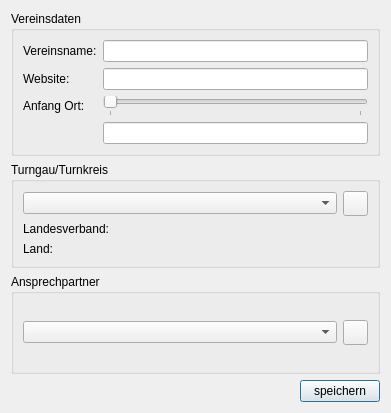
<?xml version="1.0" encoding="UTF-8"?>
<ui version="4.0">
 <class>ClubDialog</class>
 <widget class="QDialog" name="ClubDialog">
  <property name="geometry">
   <rect>
    <x>0</x>
    <y>0</y>
    <width>391</width>
    <height>413</height>
   </rect>
  </property>
  <property name="sizePolicy">
   <sizepolicy hsizetype="Fixed" vsizetype="Fixed">
    <horstretch>0</horstretch>
    <verstretch>0</verstretch>
   </sizepolicy>
  </property>
  <property name="windowTitle">
   <string>TurnFix - Vereinsdaten</string>
  </property>
  <property name="windowIcon">
   <iconset resource="../resources/TurnFix.qrc">
    <normaloff>:/appicons/icon.png</normaloff>:/appicons/icon.png</iconset>
  </property>
  <layout class="QGridLayout" name="gridLayout">
   <item row="0" column="0">
    <widget class="QGroupBox" name="groupBox">
     <property name="sizePolicy">
      <sizepolicy hsizetype="Expanding" vsizetype="Fixed">
       <horstretch>0</horstretch>
       <verstretch>0</verstretch>
      </sizepolicy>
     </property>
     <property name="title">
      <string>Vereinsdaten</string>
     </property>
     <layout class="QGridLayout" name="gridLayout_2">
      <item row="0" column="0">
       <widget class="QLabel" name="nameLabel">
        <property name="text">
         <string>Vereinsname:</string>
        </property>
       </widget>
      </item>
      <item row="1" column="0">
       <widget class="QLabel" name="websiteLabel">
        <property name="text">
         <string>Website:</string>
        </property>
       </widget>
      </item>
      <item row="0" column="1">
       <widget class="QLineEdit" name="txt_name"/>
      </item>
      <item row="1" column="1">
       <widget class="QLineEdit" name="txt_web"/>
      </item>
      <item row="2" column="0">
       <widget class="QLabel" name="cityStartPosLabel">
        <property name="text">
         <string>Anfang Ort:</string>
        </property>
       </widget>
      </item>
      <item row="2" column="1">
       <widget class="QSlider" name="sli_ort">
        <property name="maximum">
         <number>1</number>
        </property>
        <property name="orientation">
         <enum>Qt::Horizontal</enum>
        </property>
        <property name="tickPosition">
         <enum>QSlider::TicksBelow</enum>
        </property>
        <property name="tickInterval">
         <number>1</number>
        </property>
       </widget>
      </item>
      <item row="3" column="1">
       <widget class="QLineEdit" name="txt_pre_ort">
        <property name="readOnly">
         <bool>true</bool>
        </property>
       </widget>
      </item>
     </layout>
    </widget>
   </item>
   <item row="3" column="0">
    <widget class="QPushButton" name="but_save">
     <property name="sizePolicy">
      <sizepolicy hsizetype="Fixed" vsizetype="Fixed">
       <horstretch>0</horstretch>
       <verstretch>0</verstretch>
      </sizepolicy>
     </property>
     <property name="layoutDirection">
      <enum>Qt::RightToLeft</enum>
     </property>
     <property name="text">
      <string>speichern</string>
     </property>
    </widget>
   </item>
   <item row="2" column="0">
    <widget class="QGroupBox" name="groupBox_2">
     <property name="title">
      <string>Ansprechpartner</string>
     </property>
     <layout class="QGridLayout" name="gridLayout_3">
      <item row="0" column="0" colspan="2">
       <widget class="QComboBox" name="cmb_ansprech"/>
      </item>
      <item row="0" column="2">
       <widget class="QPushButton" name="but_addp">
        <property name="sizePolicy">
         <sizepolicy hsizetype="Fixed" vsizetype="Fixed">
          <horstretch>0</horstretch>
          <verstretch>0</verstretch>
         </sizepolicy>
        </property>
        <property name="minimumSize">
         <size>
          <width>25</width>
          <height>25</height>
         </size>
        </property>
        <property name="maximumSize">
         <size>
          <width>25</width>
          <height>25</height>
         </size>
        </property>
        <property name="toolTip">
         <string>Strg++</string>
        </property>
        <property name="icon">
         <iconset resource="../resources/TurnFix.qrc">
          <normaloff>:/appicons/plus.png</normaloff>:/appicons/plus.png</iconset>
        </property>
        <property name="iconSize">
         <size>
          <width>15</width>
          <height>15</height>
         </size>
        </property>
        <property name="shortcut">
         <string>Ctrl++</string>
        </property>
       </widget>
      </item>
     </layout>
    </widget>
   </item>
   <item row="1" column="0">
    <widget class="QGroupBox" name="groupBox_3">
     <property name="title">
      <string>Turngau/Turnkreis</string>
     </property>
     <layout class="QGridLayout" name="gridLayout_4">
      <item row="0" column="0" colspan="2">
       <widget class="QComboBox" name="cmb_gau"/>
      </item>
      <item row="0" column="2">
       <widget class="QPushButton" name="but_addg">
        <property name="sizePolicy">
         <sizepolicy hsizetype="Fixed" vsizetype="Fixed">
          <horstretch>0</horstretch>
          <verstretch>0</verstretch>
         </sizepolicy>
        </property>
        <property name="minimumSize">
         <size>
          <width>25</width>
          <height>25</height>
         </size>
        </property>
        <property name="maximumSize">
         <size>
          <width>25</width>
          <height>25</height>
         </size>
        </property>
        <property name="toolTip">
         <string/>
        </property>
        <property name="icon">
         <iconset resource="../resources/TurnFix.qrc">
          <normaloff>:/appicons/plus.png</normaloff>:/appicons/plus.png</iconset>
        </property>
        <property name="iconSize">
         <size>
          <width>15</width>
          <height>15</height>
         </size>
        </property>
       </widget>
      </item>
      <item row="1" column="0">
       <widget class="QLabel" name="stateLabel">
        <property name="sizePolicy">
         <sizepolicy hsizetype="Fixed" vsizetype="Preferred">
          <horstretch>0</horstretch>
          <verstretch>0</verstretch>
         </sizepolicy>
        </property>
        <property name="text">
         <string>Landesverband:</string>
        </property>
       </widget>
      </item>
      <item row="1" column="1" colspan="2">
       <widget class="QLabel" name="lbl_verband">
        <property name="text">
         <string/>
        </property>
       </widget>
      </item>
      <item row="2" column="0">
       <widget class="QLabel" name="countryLabel">
        <property name="sizePolicy">
         <sizepolicy hsizetype="Fixed" vsizetype="Preferred">
          <horstretch>0</horstretch>
          <verstretch>0</verstretch>
         </sizepolicy>
        </property>
        <property name="text">
         <string>Land:</string>
        </property>
       </widget>
      </item>
      <item row="2" column="1" colspan="2">
       <widget class="QLabel" name="lbl_land">
        <property name="text">
         <string/>
        </property>
       </widget>
      </item>
     </layout>
    </widget>
   </item>
  </layout>
 </widget>
 <resources>
  <include location="../resources/TurnFix.qrc"/>
 </resources>
 <connections/>
</ui>
